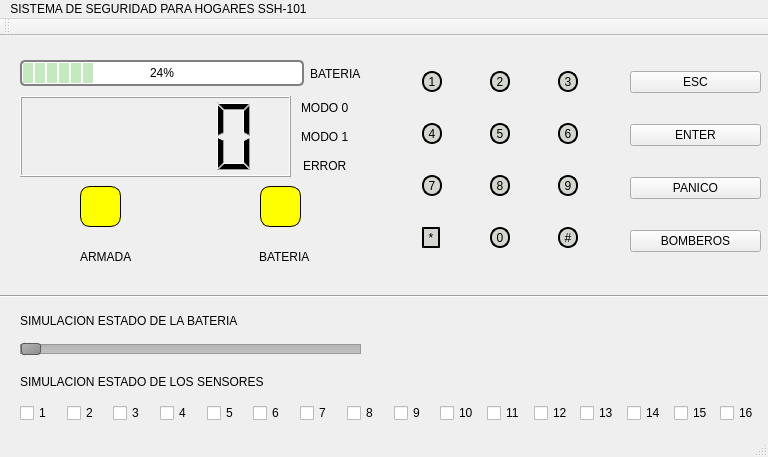
<?xml version="1.0" encoding="UTF-8"?>
<ui version="4.0">
 <class>MainWindow</class>
 <widget class="QMainWindow" name="MainWindow">
  <property name="geometry">
   <rect>
    <x>0</x>
    <y>0</y>
    <width>768</width>
    <height>457</height>
   </rect>
  </property>
  <property name="windowTitle">
   <string>MainWindow</string>
  </property>
  <widget class="QWidget" name="centralwidget">
   <widget class="QLCDNumber" name="lcdNumber">
    <property name="geometry">
     <rect>
      <x>20</x>
      <y>60</y>
      <width>271</width>
      <height>81</height>
     </rect>
    </property>
    <property name="styleSheet">
     <string notr="true">font: bold 11pt &quot;Tlwg Mono&quot;;</string>
    </property>
   </widget>
   <widget class="Line" name="line">
    <property name="geometry">
     <rect>
      <x>-90</x>
      <y>250</y>
      <width>1051</width>
      <height>20</height>
     </rect>
    </property>
    <property name="orientation">
     <enum>Qt::Horizontal</enum>
    </property>
   </widget>
   <widget class="QWidget" name="layoutWidget">
    <property name="geometry">
     <rect>
      <x>630</x>
      <y>10</y>
      <width>131</width>
      <height>231</height>
     </rect>
    </property>
    <layout class="QVBoxLayout" name="verticalLayout">
     <item>
      <widget class="QPushButton" name="pushButton">
       <property name="styleSheet">
        <string notr="true">font: 18pt &quot;Tlwg Mono&quot;;</string>
       </property>
       <property name="text">
        <string>ESC</string>
       </property>
      </widget>
     </item>
     <item>
      <widget class="QPushButton" name="pushButton_2">
       <property name="styleSheet">
        <string notr="true">font: 18pt &quot;Tlwg Mono&quot;;</string>
       </property>
       <property name="text">
        <string>ENTER</string>
       </property>
      </widget>
     </item>
     <item>
      <widget class="QPushButton" name="pushButton_3">
       <property name="styleSheet">
        <string notr="true">font: 18pt &quot;Tlwg Mono&quot;;</string>
       </property>
       <property name="text">
        <string>PANICO</string>
       </property>
      </widget>
     </item>
     <item>
      <widget class="QPushButton" name="pushButton_4">
       <property name="styleSheet">
        <string notr="true">font: 18pt &quot;Tlwg Mono&quot;;</string>
       </property>
       <property name="text">
        <string>BOMBEROS</string>
       </property>
      </widget>
     </item>
    </layout>
   </widget>
   <widget class="QWidget" name="layoutWidget">
    <property name="geometry">
     <rect>
      <x>20</x>
      <y>270</y>
      <width>341</width>
      <height>51</height>
     </rect>
    </property>
    <layout class="QVBoxLayout" name="verticalLayout_2">
     <item>
      <widget class="QLabel" name="label">
       <property name="styleSheet">
        <string notr="true">font: bold 11pt &quot;Tlwg Mono&quot;;</string>
       </property>
       <property name="text">
        <string>SIMULACION ESTADO DE LA BATERIA </string>
       </property>
      </widget>
     </item>
     <item>
      <widget class="QSlider" name="horizontalSlider">
       <property name="styleSheet">
        <string notr="true">QSlider::groove:horizontal {
    border: 1px solid #999999;
    height: 8px; /* the groove expands to the size of the slider by default. by giving it a height, it has a fixed size */
    background: qlineargradient(x1:0, y1:0, x2:0, y2:1, stop:0 #B1B1B1, stop:1 #c4c4c4);
    margin: 2px 0;
}

QSlider::handle:horizontal {
    background: qlineargradient(x1:0, y1:0, x2:1, y2:1, stop:0 #b4b4b4, stop:1 #8f8f8f);
    border: 1px solid #5c5c5c;
    width: 18px;
    margin: -2px 0; /* handle is placed by default on the contents rect of the groove. Expand outside the groove */
    border-radius: 3px;
}</string>
       </property>
       <property name="orientation">
        <enum>Qt::Horizontal</enum>
       </property>
      </widget>
     </item>
    </layout>
   </widget>
   <widget class="QWidget" name="layoutWidget">
    <property name="geometry">
     <rect>
      <x>380</x>
      <y>10</y>
      <width>241</width>
      <height>231</height>
     </rect>
    </property>
    <layout class="QGridLayout" name="gridLayout">
     <item row="0" column="0">
      <widget class="QToolButton" name="toolButton_2">
       <property name="styleSheet">
        <string notr="true">QToolButton {
font: 18pt &quot;Tlwg Mono&quot;; 
border-radius: 10px; 
border-color: black;
border-width: 2px;
border-style: outset;
background-color: rgb(211, 215, 207); 
}
QToolButton::pressed {
  font: 18pt &quot;Tlwg Mono&quot;; 
  border-radius: 10px; 
  border-color: black;
  border-width: 2px;
  border-style: inset;
  background-color: rgb(238, 238, 236);
}</string>
       </property>
       <property name="text">
        <string>1</string>
       </property>
       <property name="autoRepeatDelay">
        <number>305</number>
       </property>
       <property name="autoRaise">
        <bool>false</bool>
       </property>
      </widget>
     </item>
     <item row="1" column="0">
      <widget class="QToolButton" name="toolButton_5">
       <property name="styleSheet">
        <string notr="true">QToolButton {
font: 18pt &quot;Tlwg Mono&quot;; 
border-radius: 10px; 
border-color: black;
border-width: 2px;
border-style: outset;
background-color: rgb(211, 215, 207); 
}
QToolButton::pressed {
  font: 18pt &quot;Tlwg Mono&quot;; 
  border-radius: 10px; 
  border-color: black;
  border-width: 2px;
  border-style: inset;
  background-color: rgb(238, 238, 236);
}</string>
       </property>
       <property name="text">
        <string>4</string>
       </property>
      </widget>
     </item>
     <item row="2" column="2">
      <widget class="QToolButton" name="toolButton_9">
       <property name="styleSheet">
        <string notr="true">QToolButton {
font: 18pt &quot;Tlwg Mono&quot;; 
border-radius: 10px; 
border-color: black;
border-width: 2px;
border-style: outset;
background-color: rgb(211, 215, 207); 
}
QToolButton::pressed {
  font: 18pt &quot;Tlwg Mono&quot;; 
  border-radius: 10px; 
  border-color: black;
  border-width: 2px;
  border-style: inset;
  background-color: rgb(238, 238, 236);
}</string>
       </property>
       <property name="text">
        <string>9</string>
       </property>
      </widget>
     </item>
     <item row="3" column="1">
      <widget class="QToolButton" name="toolButton_13">
       <property name="styleSheet">
        <string notr="true">QToolButton {
font: 18pt &quot;Tlwg Mono&quot;; 
border-radius: 10px; 
border-color: black;
border-width: 2px;
border-style: outset;
background-color: rgb(211, 215, 207); 
}
QToolButton::pressed {
  font: 18pt &quot;Tlwg Mono&quot;; 
  border-radius: 10px; 
  border-color: black;
  border-width: 2px;
  border-style: inset;
  background-color: rgb(238, 238, 236);
}</string>
       </property>
       <property name="text">
        <string>0</string>
       </property>
      </widget>
     </item>
     <item row="0" column="1">
      <widget class="QToolButton" name="toolButton_3">
       <property name="styleSheet">
        <string notr="true">QToolButton {
font: 18pt &quot;Tlwg Mono&quot;; 
border-radius: 10px; 
border-color: black;
border-width: 2px;
border-style: outset;
background-color: rgb(211, 215, 207); 
}
QToolButton::pressed {
  font: 18pt &quot;Tlwg Mono&quot;; 
  border-radius: 10px; 
  border-color: black;
  border-width: 2px;
  border-style: inset;
  background-color: rgb(238, 238, 236);
}</string>
       </property>
       <property name="text">
        <string>2</string>
       </property>
      </widget>
     </item>
     <item row="0" column="2">
      <widget class="QToolButton" name="toolButton_4">
       <property name="styleSheet">
        <string notr="true">QToolButton {
font: 18pt &quot;Tlwg Mono&quot;; 
border-radius: 10px; 
border-color: black;
border-width: 2px;
border-style: outset;
background-color: rgb(211, 215, 207); 
}
QToolButton::pressed {
  font: 18pt &quot;Tlwg Mono&quot;; 
  border-radius: 10px; 
  border-color: black;
  border-width: 2px;
  border-style: inset;
  background-color: rgb(238, 238, 236);
}</string>
       </property>
       <property name="text">
        <string>3</string>
       </property>
      </widget>
     </item>
     <item row="2" column="1">
      <widget class="QToolButton" name="toolButton_10">
       <property name="styleSheet">
        <string notr="true">QToolButton {
font: 18pt &quot;Tlwg Mono&quot;; 
border-radius: 10px; 
border-color: black;
border-width: 2px;
border-style: outset;
background-color: rgb(211, 215, 207); 
}
QToolButton::pressed {
  font: 18pt &quot;Tlwg Mono&quot;; 
  border-radius: 10px; 
  border-color: black;
  border-width: 2px;
  border-style: inset;
  background-color: rgb(238, 238, 236);
}</string>
       </property>
       <property name="text">
        <string>8</string>
       </property>
      </widget>
     </item>
     <item row="1" column="1">
      <widget class="QToolButton" name="toolButton_7">
       <property name="styleSheet">
        <string notr="true">QToolButton {
font: 18pt &quot;Tlwg Mono&quot;; 
border-radius: 10px; 
border-color: black;
border-width: 2px;
border-style: outset;
background-color: rgb(211, 215, 207); 
}
QToolButton::pressed {
  font: 18pt &quot;Tlwg Mono&quot;; 
  border-radius: 10px; 
  border-color: black;
  border-width: 2px;
  border-style: inset;
  background-color: rgb(238, 238, 236);
}</string>
       </property>
       <property name="text">
        <string>5</string>
       </property>
      </widget>
     </item>
     <item row="3" column="2">
      <widget class="QToolButton" name="toolButton_12">
       <property name="styleSheet">
        <string notr="true">QToolButton {
font: 18pt &quot;Tlwg Mono&quot;; 
border-radius: 10px; 
border-color: black;
border-width: 2px;
border-style: outset;
background-color: rgb(211, 215, 207); 
}
QToolButton::pressed {
  font: 18pt &quot;Tlwg Mono&quot;; 
  border-radius: 10px; 
  border-color: black;
  border-width: 2px;
  border-style: inset;
  background-color: rgb(238, 238, 236);
}</string>
       </property>
       <property name="text">
        <string>#</string>
       </property>
      </widget>
     </item>
     <item row="3" column="0">
      <widget class="QToolButton" name="toolButton_11">
       <property name="styleSheet">
        <string notr="true">QToolButton {
font: 18pt &quot;Tlwg Mono&quot;; 
border-radius: 10px; 
border-color: black;
border-width: 2px;
border-style: outset;
background-color: rgb(211, 215, 207); 
}
QToolButton::pressed {
  font: 18pt &quot;Tlwg Mono&quot;; 
  border-radius: 10px; 
  border-color: black;
  border-width: 2px;
  border-style: inset;
  background-color: rgb(238, 238, 236);
}</string>
       </property>
       <property name="text">
        <string>*</string>
       </property>
      </widget>
     </item>
     <item row="1" column="2">
      <widget class="QToolButton" name="toolButton_6">
       <property name="styleSheet">
        <string notr="true">QToolButton {
font: 18pt &quot;Tlwg Mono&quot;; 
border-radius: 10px; 
border-color: black;
border-width: 2px;
border-style: outset;
background-color: rgb(211, 215, 207); 
}
QToolButton::pressed {
  font: 18pt &quot;Tlwg Mono&quot;; 
  border-radius: 10px; 
  border-color: black;
  border-width: 2px;
  border-style: inset;
  background-color: rgb(238, 238, 236);
}</string>
       </property>
       <property name="text">
        <string>6</string>
       </property>
      </widget>
     </item>
     <item row="2" column="0">
      <widget class="QToolButton" name="toolButton_8">
       <property name="styleSheet">
        <string notr="true">QToolButton {
font: 18pt &quot;Tlwg Mono&quot;; 
border-radius: 10px; 
border-color: black;
border-width: 2px;
border-style: outset;
background-color: rgb(211, 215, 207); 
}
QToolButton::pressed {
  font: 18pt &quot;Tlwg Mono&quot;; 
  border-radius: 10px; 
  border-color: black;
  border-width: 2px;
  border-style: inset;
  background-color: rgb(238, 238, 236);
}</string>
       </property>
       <property name="text">
        <string>7</string>
       </property>
      </widget>
     </item>
    </layout>
   </widget>
   <widget class="QWidget" name="layoutWidget">
    <property name="geometry">
     <rect>
      <x>20</x>
      <y>330</y>
      <width>741</width>
      <height>57</height>
     </rect>
    </property>
    <layout class="QVBoxLayout" name="verticalLayout_3">
     <item>
      <widget class="QLabel" name="label_5">
       <property name="styleSheet">
        <string notr="true">font: bold 11pt &quot;Tlwg Mono&quot;;</string>
       </property>
       <property name="text">
        <string>SIMULACION ESTADO DE LOS SENSORES</string>
       </property>
      </widget>
     </item>
     <item>
      <layout class="QHBoxLayout" name="horizontalLayout_3">
       <item>
        <widget class="QCheckBox" name="checkBox">
         <property name="styleSheet">
          <string notr="true">font: 12pt &quot;Tlwg Mono&quot;;</string>
         </property>
         <property name="text">
          <string>1</string>
         </property>
        </widget>
       </item>
       <item>
        <widget class="QCheckBox" name="checkBox_2">
         <property name="styleSheet">
          <string notr="true">font: 12pt &quot;Tlwg Mono&quot;;</string>
         </property>
         <property name="text">
          <string>2</string>
         </property>
        </widget>
       </item>
       <item>
        <widget class="QCheckBox" name="checkBox_3">
         <property name="styleSheet">
          <string notr="true">font: 12pt &quot;Tlwg Mono&quot;;</string>
         </property>
         <property name="text">
          <string>3</string>
         </property>
        </widget>
       </item>
       <item>
        <widget class="QCheckBox" name="checkBox_4">
         <property name="styleSheet">
          <string notr="true">font: 12pt &quot;Tlwg Mono&quot;;</string>
         </property>
         <property name="text">
          <string>4</string>
         </property>
        </widget>
       </item>
       <item>
        <widget class="QCheckBox" name="checkBox_5">
         <property name="styleSheet">
          <string notr="true">font: 12pt &quot;Tlwg Mono&quot;;</string>
         </property>
         <property name="text">
          <string>5</string>
         </property>
        </widget>
       </item>
       <item>
        <widget class="QCheckBox" name="checkBox_6">
         <property name="styleSheet">
          <string notr="true">font: 12pt &quot;Tlwg Mono&quot;;</string>
         </property>
         <property name="text">
          <string>6</string>
         </property>
        </widget>
       </item>
       <item>
        <widget class="QCheckBox" name="checkBox_8">
         <property name="styleSheet">
          <string notr="true">font: 12pt &quot;Tlwg Mono&quot;;</string>
         </property>
         <property name="text">
          <string>7</string>
         </property>
        </widget>
       </item>
       <item>
        <widget class="QCheckBox" name="checkBox_7">
         <property name="styleSheet">
          <string notr="true">font: 12pt &quot;Tlwg Mono&quot;;</string>
         </property>
         <property name="text">
          <string>8</string>
         </property>
        </widget>
       </item>
       <item>
        <widget class="QCheckBox" name="checkBox_10">
         <property name="styleSheet">
          <string notr="true">font: 12pt &quot;Tlwg Mono&quot;;</string>
         </property>
         <property name="text">
          <string>9</string>
         </property>
        </widget>
       </item>
       <item>
        <widget class="QCheckBox" name="checkBox_11">
         <property name="styleSheet">
          <string notr="true">font: 12pt &quot;Tlwg Mono&quot;;</string>
         </property>
         <property name="text">
          <string>10</string>
         </property>
        </widget>
       </item>
       <item>
        <widget class="QCheckBox" name="checkBox_15">
         <property name="styleSheet">
          <string notr="true">font: 12pt &quot;Tlwg Mono&quot;;</string>
         </property>
         <property name="text">
          <string>11</string>
         </property>
        </widget>
       </item>
       <item>
        <widget class="QCheckBox" name="checkBox_12">
         <property name="styleSheet">
          <string notr="true">font: 12pt &quot;Tlwg Mono&quot;;</string>
         </property>
         <property name="text">
          <string>12</string>
         </property>
        </widget>
       </item>
       <item>
        <widget class="QCheckBox" name="checkBox_14">
         <property name="styleSheet">
          <string notr="true">font: 12pt &quot;Tlwg Mono&quot;;</string>
         </property>
         <property name="text">
          <string>13</string>
         </property>
        </widget>
       </item>
       <item>
        <widget class="QCheckBox" name="checkBox_9">
         <property name="styleSheet">
          <string notr="true">font: 12pt &quot;Tlwg Mono&quot;;</string>
         </property>
         <property name="text">
          <string>14</string>
         </property>
        </widget>
       </item>
       <item>
        <widget class="QCheckBox" name="checkBox_16">
         <property name="styleSheet">
          <string notr="true">font: 12pt &quot;Tlwg Mono&quot;;</string>
         </property>
         <property name="text">
          <string>15</string>
         </property>
        </widget>
       </item>
       <item>
        <widget class="QCheckBox" name="checkBox_13">
         <property name="styleSheet">
          <string notr="true">font: 12pt &quot;Tlwg Mono&quot;;</string>
         </property>
         <property name="text">
          <string>16</string>
         </property>
        </widget>
       </item>
      </layout>
     </item>
    </layout>
   </widget>
   <widget class="QLabel" name="label_2">
    <property name="geometry">
     <rect>
      <x>21</x>
      <y>31</y>
      <width>16</width>
      <height>17</height>
     </rect>
    </property>
    <property name="styleSheet">
     <string notr="true">font: 11pt bold &quot;Tlwg Mono&quot;;</string>
    </property>
    <property name="text">
     <string/>
    </property>
   </widget>
   <widget class="QWidget" name="layoutWidget">
    <property name="geometry">
     <rect>
      <x>20</x>
      <y>20</y>
      <width>341</width>
      <height>35</height>
     </rect>
    </property>
    <layout class="QHBoxLayout" name="horizontalLayout">
     <item>
      <widget class="QProgressBar" name="progressBar">
       <property name="styleSheet">
        <string notr="true">QProgressBar {
	font: bold 11pt &quot;Tlwg Mono&quot;;
    border: 2px solid grey;
    border-radius: 5px;
    text-align: center;
}
QProgressBar::chunk {
	font: bold 11pt &quot;Tlwg Mono&quot;;
    background-color: rgb(196, 233, 190);
    width: 10px;
    margin: 0.5px;
}</string>
       </property>
       <property name="value">
        <number>24</number>
       </property>
      </widget>
     </item>
     <item>
      <widget class="QLabel" name="label_6">
       <property name="styleSheet">
        <string notr="true">font: bold 11pt &quot;Tlwg Mono&quot;;</string>
       </property>
       <property name="text">
        <string>BATERIA</string>
       </property>
      </widget>
     </item>
    </layout>
   </widget>
   <widget class="QWidget" name="layoutWidget">
    <property name="geometry">
     <rect>
      <x>290</x>
      <y>60</y>
      <width>71</width>
      <height>81</height>
     </rect>
    </property>
    <layout class="QVBoxLayout" name="verticalLayout_4">
     <item alignment="Qt::AlignHCenter">
      <widget class="QLabel" name="label_12">
       <property name="styleSheet">
        <string notr="true">font: bold 11pt &quot;Tlwg Mono&quot;;</string>
       </property>
       <property name="text">
        <string>MODO 0</string>
       </property>
      </widget>
     </item>
     <item alignment="Qt::AlignHCenter">
      <widget class="QLabel" name="label_11">
       <property name="styleSheet">
        <string notr="true">font: bold 11pt &quot;Tlwg Mono&quot;;</string>
       </property>
       <property name="text">
        <string>MODO 1</string>
       </property>
      </widget>
     </item>
     <item alignment="Qt::AlignHCenter">
      <widget class="QLabel" name="label_9">
       <property name="styleSheet">
        <string notr="true">font: bold 11pt &quot;Tlwg Mono&quot;;</string>
       </property>
       <property name="text">
        <string>ERROR</string>
       </property>
      </widget>
     </item>
    </layout>
   </widget>
   <widget class="QWidget" name="">
    <property name="geometry">
     <rect>
      <x>20</x>
      <y>200</y>
      <width>351</width>
      <height>41</height>
     </rect>
    </property>
    <layout class="QHBoxLayout" name="horizontalLayout_2">
     <item alignment="Qt::AlignHCenter">
      <widget class="QLabel" name="label_4">
       <property name="styleSheet">
        <string notr="true">font: 12pt bold &quot;Tlwg Mono&quot;;</string>
       </property>
       <property name="text">
        <string>ARMADA</string>
       </property>
      </widget>
     </item>
     <item alignment="Qt::AlignHCenter">
      <widget class="QLabel" name="label_3">
       <property name="styleSheet">
        <string notr="true">font: 12pt bold &quot;Tlwg Mono&quot;;</string>
       </property>
       <property name="text">
        <string>BATERIA</string>
       </property>
      </widget>
     </item>
    </layout>
   </widget>
   <widget class="QLabel" name="label_7">
    <property name="geometry">
     <rect>
      <x>260</x>
      <y>150</y>
      <width>41</width>
      <height>41</height>
     </rect>
    </property>
    <property name="styleSheet">
     <string notr="true">QLabel {background-color : yellow; border-color : black; border-width : 1px; border-style : solid; border-radius : 10px; min-height: 20px; min-width: 20px}</string>
    </property>
    <property name="text">
     <string/>
    </property>
   </widget>
   <widget class="QLabel" name="label_8">
    <property name="geometry">
     <rect>
      <x>80</x>
      <y>150</y>
      <width>41</width>
      <height>41</height>
     </rect>
    </property>
    <property name="styleSheet">
     <string notr="true">QLabel {background-color : yellow; border-color : black; border-width : 1px; border-style : solid; border-radius : 10px; min-height: 20px; min-width: 20px}</string>
    </property>
    <property name="text">
     <string/>
    </property>
   </widget>
  </widget>
  <widget class="QMenuBar" name="menubar">
   <property name="geometry">
    <rect>
     <x>0</x>
     <y>0</y>
     <width>768</width>
     <height>22</height>
    </rect>
   </property>
   <widget class="QMenu" name="menuSISTEMA_DE_ALARMA">
    <property name="title">
     <string>SISTEMA DE SEGURIDAD PARA HOGARES SSH-101</string>
    </property>
   </widget>
   <addaction name="menuSISTEMA_DE_ALARMA"/>
  </widget>
  <widget class="QStatusBar" name="statusbar"/>
  <widget class="QToolBar" name="toolBar">
   <property name="windowTitle">
    <string>toolBar</string>
   </property>
   <attribute name="toolBarArea">
    <enum>TopToolBarArea</enum>
   </attribute>
   <attribute name="toolBarBreak">
    <bool>false</bool>
   </attribute>
  </widget>
 </widget>
 <resources/>
 <connections>
  <connection>
   <sender>horizontalSlider</sender>
   <signal>sliderMoved(int)</signal>
   <receiver>progressBar</receiver>
   <slot>setValue(int)</slot>
   <hints>
    <hint type="sourcelabel">
     <x>109</x>
     <y>279</y>
    </hint>
    <hint type="destinationlabel">
     <x>78</x>
     <y>43</y>
    </hint>
   </hints>
  </connection>
  <connection>
   <sender>checkBox_2</sender>
   <signal>stateChanged(int)</signal>
   <receiver>label_7</receiver>
   <slot>hide()</slot>
   <hints>
    <hint type="sourcelabel">
     <x>83</x>
     <y>410</y>
    </hint>
    <hint type="destinationlabel">
     <x>276</x>
     <y>210</y>
    </hint>
   </hints>
  </connection>
  <connection>
   <sender>checkBox_2</sender>
   <signal>stateChanged(int)</signal>
   <receiver>label_7</receiver>
   <slot>show()</slot>
   <hints>
    <hint type="sourcelabel">
     <x>83</x>
     <y>410</y>
    </hint>
    <hint type="destinationlabel">
     <x>260</x>
     <y>219</y>
    </hint>
   </hints>
  </connection>
 </connections>
</ui>
